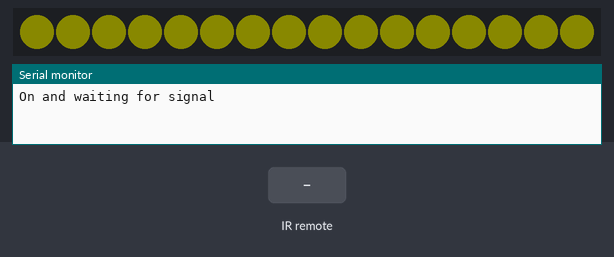
Bench run of a sketch on a simulated Raspberry Pi Pico. Parts: 16 RGB LEDs in strip order, left to right, the last lines printed to the serial monitor. The test bench sets the inputs (shaded band). Dim RGB values are drawn brighter than linear; random numbers use the default seed unless the sketch sets one; no radio packets arrive unless stated.

Above: at 0.1 s.
1.7 s: infrared code 0xA7ADEA2B received
At 6.5 s:
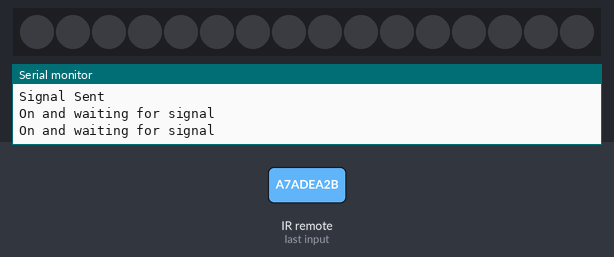
Timing chart, 0 to 8.0 s (numbered marks = the images above; inputs shaded):
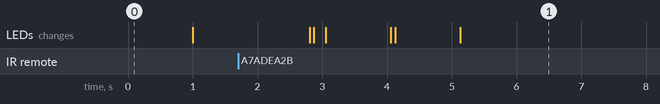

The sketch:

__Star__using_RF_.ino
```cpp
#include <VirtualWire.h>
#include <IRremote.h>
#include <Wire.h>
#include <Adafruit_NeoPixel.h> // Include the neopixel library

int score = 0;
int RECV_PIN = 13; // Define the pin to which the IR receiver is connected
#define PIN 9 // For led lights
#define NUMPIXELS 16 // Popular NeoPixel ring size
int NUMS_LEDS = 8; // Number of LEDs in the strip
Adafruit_NeoPixel pixels(NUMPIXELS, PIN, NEO_GRB + NEO_KHZ800);

// #define DELAYVAL 500 // Time (in milliseconds) to pause between pixels
IRrecv irrecv(RECV_PIN);
decode_results results;

void setup()
{
  Serial.begin(9600); // Initialize the serial communication
  irrecv.enableIRIn(); // Enable the IR receiver
  // Initialize the IO and ISR for RF transmitter
  vw_setup(2000); // Bits per sec
  //LED stuff
  pixels.begin();
  pixels.setBrightness(10);
  pixels.show();
}

// void changeLEDS(uint8_t val)
// {
//   for (int i = 0; i < NUM_LEDS; i++) // Loop through all the LEDs
//       {
//         digitalWrite(LED_PIN[i], val); // Turn on the current LED
//       }
// }

void send (char *message) //for  RF transmitter
{
  vw_send((uint8_t *)message, strlen(message));
  vw_wait_tx(); // Wait until the whole message is gone
}


// Stuff not to touch
int last_on_time = 0;
int last_off_time = 0;
bool reciever_on = false;

// the amount of time in milliseconds to wait until reciver is turned on again, this is currently being randomly set in the loop function
int next_wait_time = 0;
// the amount of milliseconds that the reciever should stay on before turning back off
int max_on_time = 1000;

void loop()
{
  int now = millis();

  if (reciever_on){
    // If the time diff between now and the last time it was turned on is greater than max_on_time, turn off the LEDS and wait a random amount of time to turn back on
    if (now - last_on_time >= max_on_time){
      //Serial.println("Whoops waited too long");
      pixels.clear();
      pixels.show();
      reciever_on = false;
      last_off_time = now;
      next_wait_time = random(0, 5000);
    }
  }

  // If the reciever is off and the time difference between the last time it was turned off and now is greater than next_wait_time then turn on the reciver
  if (!reciever_on && now - last_off_time >= next_wait_time)
  {
    Serial.println("On and waiting for signal");
    pixels.fill(pixels.Color(255, 255, 0));
    pixels.show();
    reciever_on = true;
    last_on_time = now;
  }

  if (reciever_on && irrecv.decode(&results)) // Check if a signal ireceived
  {
    Serial.println("Signal received");
    if (results.value == 0xA7ADEA2B) // Check if the received signal matches the "turn on" code
    {
      send("Shot"); //RF transmitter
      Serial.println("Signal Sent"); //sometimes not working
      pixels.clear();
      pixels.show();
      next_wait_time = random(0, 5000);
      reciever_on = false;
      last_off_time = now;

    }
    irrecv.resume();
  }
}
```
